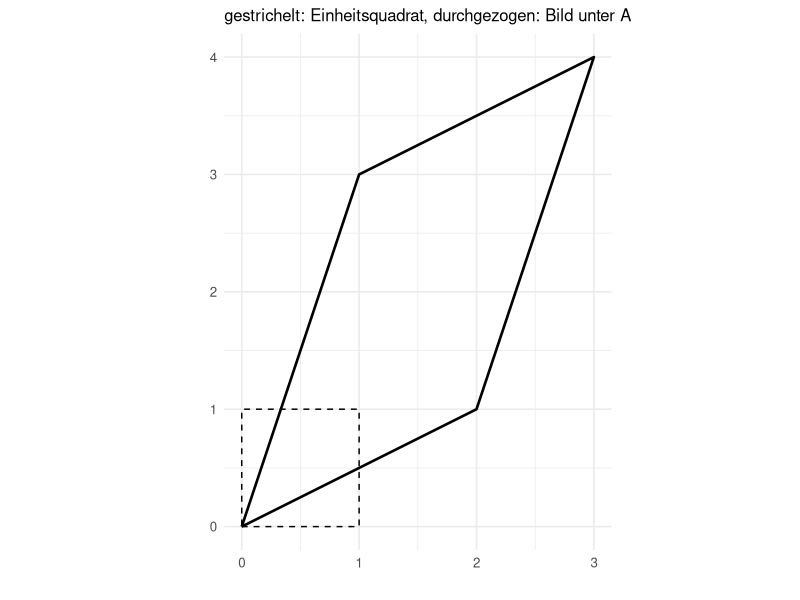
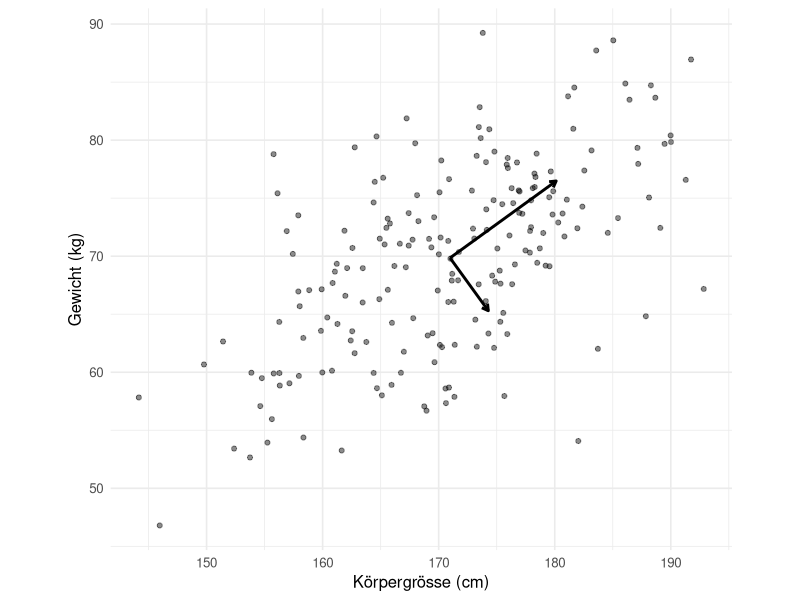

Write R code to recreate these figures, in order.
## ---- chunk 1
#| label: setup-r
#| include: false
library(ggplot2)

theme_set(theme_minimal(base_size = 12))

lehmer <- function(saat, anzahl) {
  s <- saat
  raus <- numeric(anzahl)
  for (k in seq_len(anzahl)) {
    s <- (16807 * s) %% 2147483647
    raus[k] <- s / 2147483647
  }
  raus
}

normalmatrix <- function(saat, zeilen, spalten) {
  matrix(qnorm(lehmer(saat, zeilen * spalten)), nrow = zeilen, byrow = TRUE)
}

# Eigenvektoren sind nur bis aufs Vorzeichen bestimmt. Damit R und Python
# dieselbe Tabelle zeigen, wird das Vorzeichen festgelegt: die betragsmaessig
# groesste Komponente ist positiv.
vorzeichen_fest <- function(V) {
  for (j in seq_len(ncol(V))) {
    if (V[which.max(abs(V[, j])), j] < 0) V[, j] <- -V[, j]
  }
  V
}
## ---- chunk 2
#| label: fig-b1-la-r
#| fig-cap: "Beispiel 1: das Einheitsquadrat vor und nach der Abbildung."
#| fig-height: 3.6
A <- matrix(c(2, 1, 1, 3), nrow = 2)          # symmetrisch
streckung <- matrix(c(3, 0, 0, 0.5), nrow = 2)
drehung <- matrix(c(0, 1, -1, 0), nrow = 2)   # 90 Grad
scherung <- matrix(c(1, 0, 1.5, 1), nrow = 2)

punkte <- rbind(c(1, 0), c(0, 1), c(1, 1), c(1, -1), c(2, 1))
cbind(punkte, abgebildet = punkte %*% t(A))

for (nm in c("A", "streckung", "drehung", "scherung")) {
  M <- get(nm)
  cat(sprintf("%-10s det = %5.2f  spur = %5.2f  (1,1) -> (%.2f, %.2f)\n",
              nm, det(M), sum(diag(M)),
              (M %*% c(1, 1))[1], (M %*% c(1, 1))[2]))
}

quadrat <- rbind(c(0, 0), c(1, 0), c(1, 1), c(0, 1), c(0, 0))
bild <- quadrat %*% t(A)
ggplot() +
  geom_path(data = data.frame(quadrat), aes(X1, X2), linetype = "dashed") +
  geom_path(data = data.frame(bild), aes(X1, X2), linewidth = 0.9) +
  coord_equal() +
  labs(x = "", y = "", subtitle = "gestrichelt: Einheitsquadrat, durchgezogen: Bild unter A")
## ---- chunk 3
#| label: b2-la-r
A <- matrix(c(2, 1, 1, 3), nrow = 2)

spur <- sum(diag(A)); determinante <- det(A)
diskriminante <- spur^2 - 4 * determinante
lambda1 <- (spur + sqrt(diskriminante)) / 2
lambda2 <- (spur - sqrt(diskriminante)) / 2
round(c(spur = spur, determinante = determinante,
        diskriminante = diskriminante,
        lambda1 = lambda1, lambda2 = lambda2), 6)

# Zu jedem Eigenwert der Eigenvektor: (A - lambda I) v = 0 hat fuer eine
# 2x2-Matrix die Loesung v = (A12, lambda - A11), danach normiert.
for (lam in c(lambda1, lambda2)) {
  v <- c(A[1, 2], lam - A[1, 1]); v <- v / sqrt(sum(v^2))
  cat(sprintf("lambda = %.4f  v = (%.4f, %.4f)  A v = (%.4f, %.4f)  lambda v = (%.4f, %.4f)\n",
              lam, v[1], v[2], (A %*% v)[1], (A %*% v)[2], lam * v[1], lam * v[2]))
}

# Die beiden Merksaetze
round(c(summe_eigenwerte = lambda1 + lambda2, spur = spur,
        produkt_eigenwerte = lambda1 * lambda2, determinante = determinante), 6)

# Und die eingebaute Funktion
zerlegung <- eigen(A)
round(zerlegung$values, 6)
round(vorzeichen_fest(zerlegung$vectors), 6)

# Senkrecht? Skalarprodukt der beiden Eigenvektoren
V <- vorzeichen_fest(zerlegung$vectors)
round(c(skalarprodukt = sum(V[, 1] * V[, 2])), 12)

# Und die Rekonstruktion A = V Lambda V'
round(V %*% diag(zerlegung$values) %*% t(V), 6)
## ---- chunk 4
#| label: fig-b3-la-r
#| fig-cap: "Beispiel 3: Streudiagramm mit den beiden Eigenvektoren, skaliert auf die Wurzel ihres Eigenwerts."
#| fig-height: 4
n <- 200
Z <- normalmatrix(5150, n, 2)
groesse <- 172 + 9 * Z[, 1]
gewicht <- 70 + 0.55 * (groesse - 172) + 7 * Z[, 2]
D <- cbind(groesse = groesse, gewicht = gewicht)

round(rbind(mittel = colMeans(D), sd = apply(D, 2, sd)), 4)
S <- cov(D)
round(S, 4)
round(c(korrelation = cor(D)[1, 2]), 4)

# Von Hand: quadratische Gleichung aus Spur und Determinante
spur <- sum(diag(S)); dt <- det(S)
l1 <- (spur + sqrt(spur^2 - 4 * dt)) / 2
l2 <- (spur - sqrt(spur^2 - 4 * dt)) / 2
round(c(spur = spur, determinante = dt, lambda1 = l1, lambda2 = l2,
        anteil1 = l1 / spur, anteil2 = l2 / spur), 4)

v1 <- c(S[1, 2], l1 - S[1, 1]); v1 <- v1 / sqrt(sum(v1^2))
v2 <- c(S[1, 2], l2 - S[1, 1]); v2 <- v2 / sqrt(sum(v2^2))
round(rbind(v1 = v1, v2 = v2), 4)
round(c(winkel_grad = atan2(v1[2], v1[1]) * 180 / pi), 3)

# Die Scores: Daten zentriert und auf die Eigenvektoren projiziert
scores <- scale(D, center = TRUE, scale = FALSE) %*% cbind(v1, v2)
round(c(varianz_score1 = var(scores[, 1]), varianz_score2 = var(scores[, 2]),
        kovarianz = cov(scores)[1, 2]), 6)
round(c(summe_varianzen_roh = sum(apply(D, 2, var)), spur = spur), 4)

# Und die eingebaute Funktion
pk <- prcomp(D)
round(pk$sdev^2, 4)
round(vorzeichen_fest(pk$rotation), 4)

mitte <- colMeans(D)
ggplot(data.frame(D), aes(groesse, gewicht)) +
  geom_point(alpha = 0.45, size = 1.4) +
  annotate("segment", x = mitte[1], y = mitte[2],
           xend = mitte[1] + sqrt(l1) * v1[1], yend = mitte[2] + sqrt(l1) * v1[2],
           linewidth = 1, arrow = arrow(length = unit(0.18, "cm"))) +
  annotate("segment", x = mitte[1], y = mitte[2],
           xend = mitte[1] + sqrt(l2) * v2[1], yend = mitte[2] + sqrt(l2) * v2[2],
           linewidth = 1, arrow = arrow(length = unit(0.18, "cm"))) +
  coord_equal() +
  labs(x = "Körpergrösse (cm)", y = "Gewicht (kg)")
## ---- chunk 5
#| label: b4-la-r
# (1) Zentimeter -- wie in Beispiel 3
S_cm <- cov(D)
e_cm <- eigen(S_cm)
round(rbind(eigenwert = e_cm$values,
            anteil = e_cm$values / sum(e_cm$values)), 4)

# (2) Millimeter: dieselbe Information, andere Zahl
D_mm <- cbind(groesse = D[, 1] * 10, gewicht = D[, 2])
S_mm <- cov(D_mm)
round(S_mm, 2)
e_mm <- eigen(S_mm)
round(rbind(eigenwert = e_mm$values,
            anteil = e_mm$values / sum(e_mm$values)), 4)

# (3) Standardisiert, also die Korrelationsmatrix
R <- cor(D)
round(R, 4)
e_r <- eigen(R)
round(rbind(eigenwert = e_r$values,
            anteil = e_r$values / sum(e_r$values)), 4)
round(vorzeichen_fest(e_r$vectors), 4)
round(c(summe_eigenwerte = sum(e_r$values), anzahl_variablen = ncol(D)), 4)

# Die ersten Eigenvektoren im Vergleich
round(rbind(cm = vorzeichen_fest(e_cm$vectors)[, 1],
            mm = vorzeichen_fest(e_mm$vectors)[, 1],
            standardisiert = vorzeichen_fest(e_r$vectors)[, 1]), 4)
## ---- chunk 6
#| label: b5-la-r
n <- 200
Z <- normalmatrix(6160, n, 3)
x1 <- 100 + 15 * Z[, 1]
x2 <- 50 + 0.6 * (x1 - 100) + 9 * Z[, 2]
x3 <- x1 + x2                 # exakt abhaengig
x4 <- x1 + x2 + 0.5 * Z[, 3]  # fast abhaengig
x5 <- 50 + 8 * Z[, 3]         # unabhaengig

bericht <- function(name, D) {
  R <- cor(D)
  # Eigenwerte und Determinante einer Korrelationsmatrix sind theoretisch
  # nicht negativ; numerisch kann bei exakter Abhaengigkeit -1e-16 stehen.
  w <- pmax(eigen(R)$values, 0)
  cat(sprintf("%-10s Eigenwerte: %s | Summe %.4f | Rang %d | det %.6f\n",
              name, paste(sprintf("%.6f", w), collapse = "  "),
              sum(w), qr(R)$rank, abs(det(R))))
}
bericht("exakt", cbind(x1, x2, x3))
bericht("fast", cbind(x1, x2, x4))
bericht("normal", cbind(x1, x2, x5))

# Der Varianzinflationsfaktor misst dasselbe aus Regressionssicht
vif_wert <- function(D, j) {
  modell <- lm(D[, j] ~ D[, -j])
  1 / (1 - summary(modell)$r.squared)
}
round(c(x1 = vif_wert(cbind(x1, x2, x4), 1), x2 = vif_wert(cbind(x1, x2, x4), 2),
        x4 = vif_wert(cbind(x1, x2, x4), 3)), 2)
round(c(x1 = vif_wert(cbind(x1, x2, x5), 1), x2 = vif_wert(cbind(x1, x2, x5), 2),
        x5 = vif_wert(cbind(x1, x2, x5), 3)), 2)

round(c(korr_x1_x2 = cor(x1, x2), korr_x4_x1 = cor(x4, x1),
        korr_x4_x2 = cor(x4, x2)), 4)
